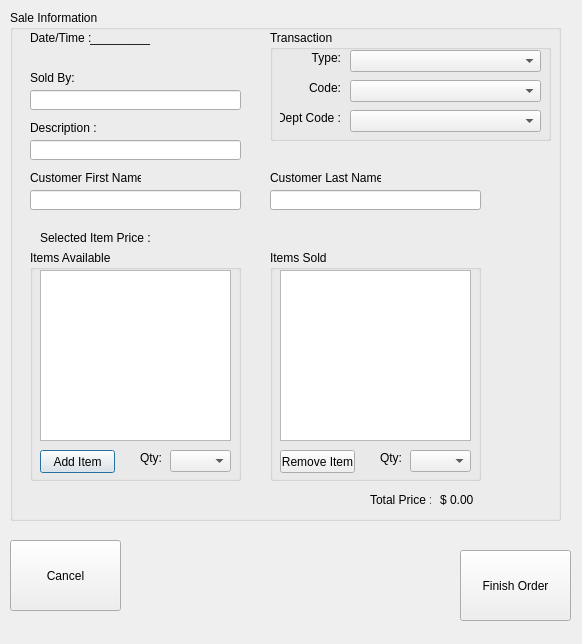
<?xml version="1.0" encoding="UTF-8"?>
<ui version="4.0">
 <class>SaleWindow</class>
 <widget class="QDialog" name="SaleWindow">
  <property name="geometry">
   <rect>
    <x>0</x>
    <y>0</y>
    <width>582</width>
    <height>644</height>
   </rect>
  </property>
  <property name="windowTitle">
   <string>New Sale.</string>
  </property>
  <widget class="QGroupBox" name="groupBox_4">
   <property name="geometry">
    <rect>
     <x>10</x>
     <y>10</y>
     <width>551</width>
     <height>511</height>
    </rect>
   </property>
   <property name="title">
    <string>Sale Information</string>
   </property>
   <widget class="QLabel" name="label_7">
    <property name="geometry">
     <rect>
      <x>20</x>
      <y>110</y>
      <width>111</width>
      <height>16</height>
     </rect>
    </property>
    <property name="text">
     <string>Description :</string>
    </property>
   </widget>
   <widget class="QGroupBox" name="groupBox_3">
    <property name="geometry">
     <rect>
      <x>20</x>
      <y>240</y>
      <width>211</width>
      <height>231</height>
     </rect>
    </property>
    <property name="title">
     <string>Items Available</string>
    </property>
    <widget class="QPushButton" name="addItemButton">
     <property name="geometry">
      <rect>
       <x>10</x>
       <y>200</y>
       <width>75</width>
       <height>23</height>
      </rect>
     </property>
     <property name="text">
      <string>Add Item</string>
     </property>
    </widget>
    <widget class="QLabel" name="label_10">
     <property name="geometry">
      <rect>
       <x>110</x>
       <y>200</y>
       <width>31</width>
       <height>16</height>
      </rect>
     </property>
     <property name="text">
      <string>Qty:</string>
     </property>
    </widget>
    <widget class="QComboBox" name="addQuantityComboBox">
     <property name="geometry">
      <rect>
       <x>140</x>
       <y>200</y>
       <width>61</width>
       <height>22</height>
      </rect>
     </property>
    </widget>
    <widget class="QListWidget" name="availableItems">
     <property name="geometry">
      <rect>
       <x>10</x>
       <y>20</y>
       <width>191</width>
       <height>171</height>
      </rect>
     </property>
    </widget>
   </widget>
   <widget class="QLineEdit" name="seller">
    <property name="geometry">
     <rect>
      <x>20</x>
      <y>80</y>
      <width>211</width>
      <height>20</height>
     </rect>
    </property>
   </widget>
   <widget class="QLineEdit" name="customerLastName">
    <property name="geometry">
     <rect>
      <x>260</x>
      <y>180</y>
      <width>211</width>
      <height>20</height>
     </rect>
    </property>
   </widget>
   <widget class="QLabel" name="dateTimeLabel">
    <property name="geometry">
     <rect>
      <x>80</x>
      <y>20</y>
      <width>161</width>
      <height>16</height>
     </rect>
    </property>
    <property name="text">
     <string>_________</string>
    </property>
   </widget>
   <widget class="QGroupBox" name="groupBox">
    <property name="geometry">
     <rect>
      <x>260</x>
      <y>20</y>
      <width>281</width>
      <height>111</height>
     </rect>
    </property>
    <property name="title">
     <string>Transaction </string>
    </property>
    <widget class="QLabel" name="label_2">
     <property name="geometry">
      <rect>
       <x>10</x>
       <y>20</y>
       <width>61</width>
       <height>16</height>
      </rect>
     </property>
     <property name="text">
      <string>Type:</string>
     </property>
     <property name="alignment">
      <set>Qt::AlignRight|Qt::AlignTrailing|Qt::AlignVCenter</set>
     </property>
    </widget>
    <widget class="QComboBox" name="typeComboBox">
     <property name="geometry">
      <rect>
       <x>80</x>
       <y>20</y>
       <width>191</width>
       <height>22</height>
      </rect>
     </property>
    </widget>
    <widget class="QLabel" name="label_3">
     <property name="geometry">
      <rect>
       <x>10</x>
       <y>50</y>
       <width>61</width>
       <height>16</height>
      </rect>
     </property>
     <property name="text">
      <string>Code:</string>
     </property>
     <property name="alignment">
      <set>Qt::AlignRight|Qt::AlignTrailing|Qt::AlignVCenter</set>
     </property>
    </widget>
    <widget class="QComboBox" name="codeComboBox">
     <property name="geometry">
      <rect>
       <x>80</x>
       <y>50</y>
       <width>191</width>
       <height>22</height>
      </rect>
     </property>
    </widget>
    <widget class="QLabel" name="label_8">
     <property name="geometry">
      <rect>
       <x>10</x>
       <y>80</y>
       <width>61</width>
       <height>16</height>
      </rect>
     </property>
     <property name="text">
      <string>Dept Code :</string>
     </property>
     <property name="alignment">
      <set>Qt::AlignRight|Qt::AlignTrailing|Qt::AlignVCenter</set>
     </property>
    </widget>
    <widget class="QComboBox" name="deptCodeComboBox">
     <property name="geometry">
      <rect>
       <x>80</x>
       <y>80</y>
       <width>191</width>
       <height>22</height>
      </rect>
     </property>
    </widget>
   </widget>
   <widget class="QLabel" name="label_6">
    <property name="geometry">
     <rect>
      <x>260</x>
      <y>160</y>
      <width>111</width>
      <height>16</height>
     </rect>
    </property>
    <property name="text">
     <string>Customer Last Name :</string>
    </property>
   </widget>
   <widget class="QLineEdit" name="customerFirstName">
    <property name="geometry">
     <rect>
      <x>20</x>
      <y>180</y>
      <width>211</width>
      <height>20</height>
     </rect>
    </property>
   </widget>
   <widget class="QLineEdit" name="description">
    <property name="geometry">
     <rect>
      <x>20</x>
      <y>130</y>
      <width>211</width>
      <height>20</height>
     </rect>
    </property>
   </widget>
   <widget class="QLabel" name="label">
    <property name="geometry">
     <rect>
      <x>20</x>
      <y>20</y>
      <width>61</width>
      <height>16</height>
     </rect>
    </property>
    <property name="text">
     <string>Date/Time :</string>
    </property>
   </widget>
   <widget class="QGroupBox" name="groupBox_2">
    <property name="geometry">
     <rect>
      <x>260</x>
      <y>240</y>
      <width>211</width>
      <height>231</height>
     </rect>
    </property>
    <property name="title">
     <string>Items Sold </string>
    </property>
    <widget class="QListWidget" name="itemsSold">
     <property name="geometry">
      <rect>
       <x>10</x>
       <y>20</y>
       <width>191</width>
       <height>171</height>
      </rect>
     </property>
    </widget>
    <widget class="QComboBox" name="removeQuantityComboBox">
     <property name="geometry">
      <rect>
       <x>140</x>
       <y>200</y>
       <width>61</width>
       <height>22</height>
      </rect>
     </property>
    </widget>
    <widget class="QPushButton" name="removeItemButton">
     <property name="geometry">
      <rect>
       <x>10</x>
       <y>200</y>
       <width>75</width>
       <height>23</height>
      </rect>
     </property>
     <property name="text">
      <string>Remove Item</string>
     </property>
    </widget>
    <widget class="QLabel" name="label_11">
     <property name="geometry">
      <rect>
       <x>110</x>
       <y>200</y>
       <width>31</width>
       <height>16</height>
      </rect>
     </property>
     <property name="text">
      <string>Qty:</string>
     </property>
    </widget>
   </widget>
   <widget class="QLabel" name="label_5">
    <property name="geometry">
     <rect>
      <x>20</x>
      <y>160</y>
      <width>111</width>
      <height>16</height>
     </rect>
    </property>
    <property name="text">
     <string>Customer First Name :</string>
    </property>
   </widget>
   <widget class="QLabel" name="label_4">
    <property name="geometry">
     <rect>
      <x>20</x>
      <y>60</y>
      <width>61</width>
      <height>16</height>
     </rect>
    </property>
    <property name="text">
     <string>Sold By:</string>
    </property>
   </widget>
   <widget class="QLabel" name="label_9">
    <property name="geometry">
     <rect>
      <x>360</x>
      <y>480</y>
      <width>61</width>
      <height>20</height>
     </rect>
    </property>
    <property name="text">
     <string>Total Price : </string>
    </property>
   </widget>
   <widget class="QLabel" name="runningTotalLabel">
    <property name="geometry">
     <rect>
      <x>430</x>
      <y>480</y>
      <width>61</width>
      <height>20</height>
     </rect>
    </property>
    <property name="text">
     <string>$ 0.00</string>
    </property>
   </widget>
   <widget class="QLabel" name="label_12">
    <property name="geometry">
     <rect>
      <x>30</x>
      <y>220</y>
      <width>111</width>
      <height>16</height>
     </rect>
    </property>
    <property name="text">
     <string>Selected Item Price : </string>
    </property>
   </widget>
   <widget class="QLabel" name="priceInfoLabel">
    <property name="geometry">
     <rect>
      <x>140</x>
      <y>220</y>
      <width>151</width>
      <height>20</height>
     </rect>
    </property>
    <property name="text">
     <string/>
    </property>
   </widget>
  </widget>
  <widget class="QPushButton" name="finishOrderButton">
   <property name="geometry">
    <rect>
     <x>460</x>
     <y>550</y>
     <width>111</width>
     <height>71</height>
    </rect>
   </property>
   <property name="text">
    <string>Finish Order</string>
   </property>
  </widget>
  <widget class="QPushButton" name="cancelButton">
   <property name="geometry">
    <rect>
     <x>10</x>
     <y>540</y>
     <width>111</width>
     <height>71</height>
    </rect>
   </property>
   <property name="text">
    <string>Cancel</string>
   </property>
  </widget>
 </widget>
 <tabstops>
  <tabstop>seller</tabstop>
  <tabstop>description</tabstop>
  <tabstop>customerFirstName</tabstop>
  <tabstop>customerLastName</tabstop>
  <tabstop>typeComboBox</tabstop>
  <tabstop>codeComboBox</tabstop>
  <tabstop>deptCodeComboBox</tabstop>
  <tabstop>availableItems</tabstop>
  <tabstop>itemsSold</tabstop>
  <tabstop>addItemButton</tabstop>
  <tabstop>addQuantityComboBox</tabstop>
  <tabstop>removeItemButton</tabstop>
  <tabstop>removeQuantityComboBox</tabstop>
  <tabstop>cancelButton</tabstop>
  <tabstop>finishOrderButton</tabstop>
 </tabstops>
 <resources/>
 <connections/>
</ui>
